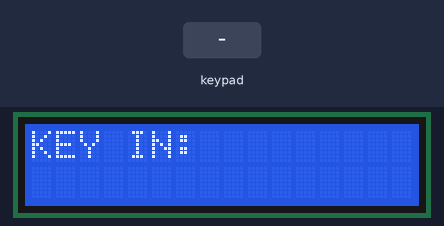
Simulated run of this sketch. Board: Arduino Mega 2560, built with avr-gcc and run on an emulated ATmega2560. Shown: 16×2 character LCD. The test bench sets the inputs (shaded band).

Above: at 1.2 s.
1.3 s: keypad keys 2 5 2 4 2 3 2 2 A pressed 0.4 s apart
At 5.2 s:
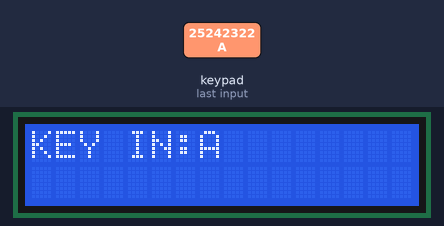
6.4 s: key 'F' pressed
At 7.6 s:
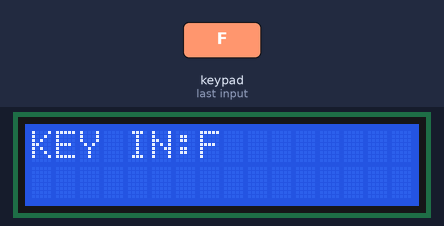
7.9 s: key 'E' pressed
9.4 s: keypad keys 2 5 2 4 2 3 2 2 D pressed 0.4 s apart
At 13.8 s:
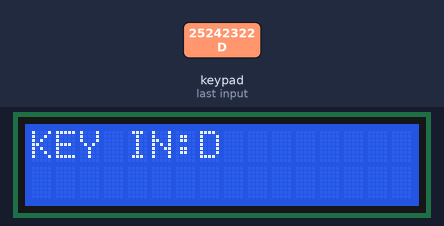
14.5 s: key 'C' pressed
16.0 s: key 'B' pressed
Timing chart, 0 to 18.5 s (numbered marks = the images above; inputs shaded):
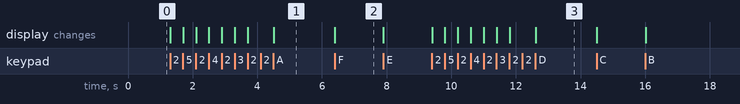

Measured:
- after the input at 1.3 s, the display: first changes at once (image 1 shows a later state)
- after the input at 6.4 s, the display: changes at once (image 2)
- after the input at 9.4 s, the display: first changes at once (image 3 shows a later state)

The sketch:

EXA3.ino
```cpp
#include <LiquidCrystal.h>
#include <Keypad.h>

const byte ROWS = 4;
const byte COLS = 4;

char keys[ROWS][COLS] = {{'F','E','D','C'},
                         {'B','3','6','9'},
                         {'A','2','5','8'},
                         {'0','1','4','7'}};

byte rowPins[ROWS] = {25, 24, 23, 22};
byte colPins[COLS] = {29, 28, 27, 26};

LiquidCrystal lcd(49, 48, 47, 43, 42, 41);
Keypad keypad = Keypad(makeKeymap(keys), rowPins, colPins, ROWS, COLS);

void setup() {

    lcd.begin(16, 2);
    lcd.print("KEY IN:  ");

}

void loop() {

    lcd.setCursor(7, 0);
    char customkey = keypad.getKey();
    if(customkey) {
        lcd.print(customkey);
    }

}
```
